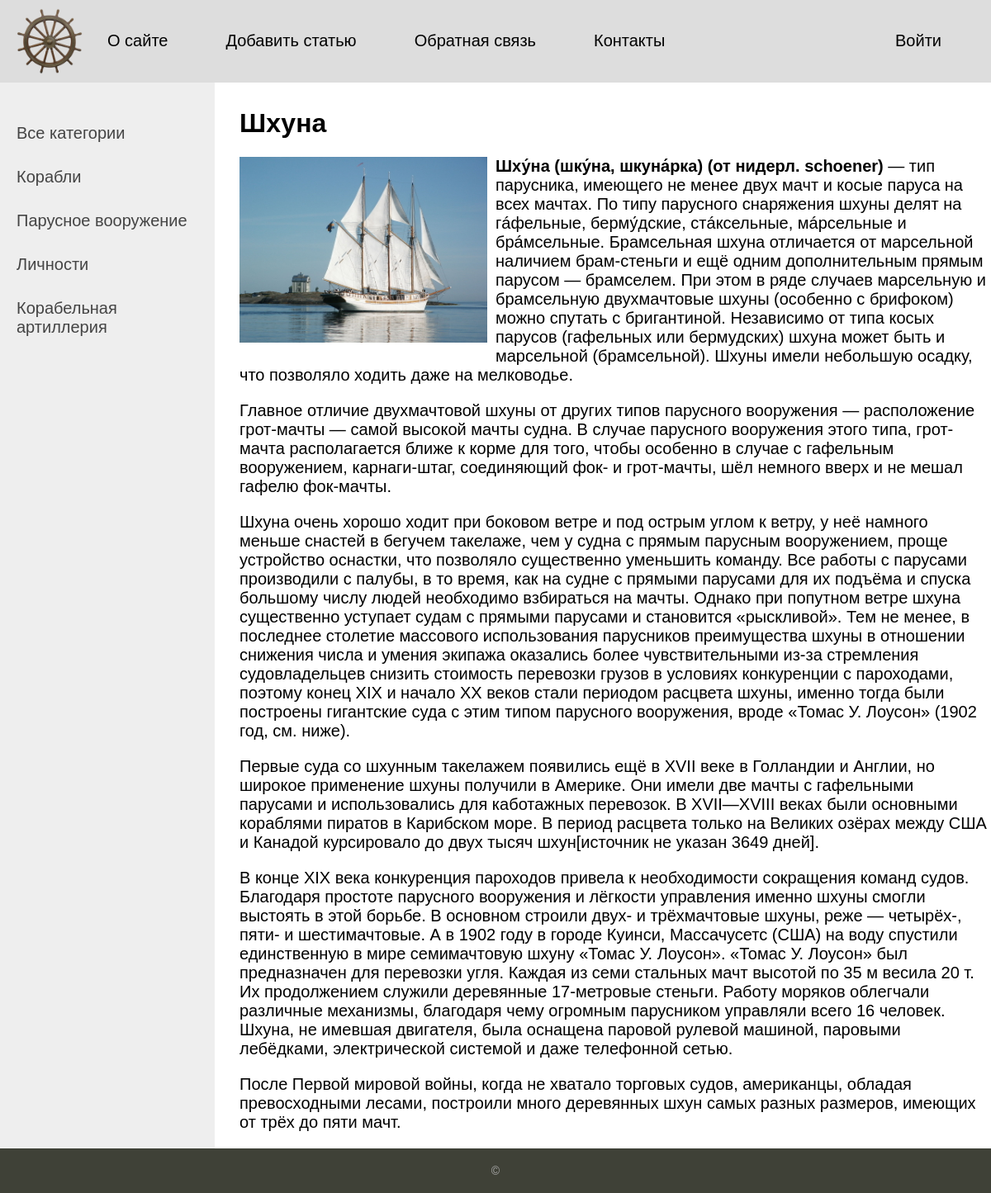
/post/schoona/, run on the app's committed database.
### wiki/models.py (models this page shows, shortened)
class Category (models.Model):
    name = models.CharField(max_length=100, db_index=True, verbose_name='Категория')
    slug = models.SlugField(max_length=255, unique=True, db_index=True, verbose_name="URL")
    description = models.TextField(blank=True, verbose_name='Описание категории')
    def get_absolute_url(self):
        return reverse('category', kwargs={'cat_slug': self.slug})
    class Meta:
        verbose_name = 'Категорию'
        verbose_name_plural = 'Категории'
        ordering = ['id']

class Wiki(models.Model):
    title = models.CharField(max_length=255, verbose_name='Заголовок')
    slug = models.SlugField(max_length=255, unique=True, db_index=True, verbose_name="URL")
    content = models.TextField(blank=True, verbose_name='Текст статьи')
    photo = models.ImageField(upload_to="photos/%Y/%m/%d/", verbose_name='Фото')
    time_create = models.DateTimeField(auto_now_add=True, verbose_name='Время создания')
    time_update = models.DateTimeField(auto_now=True, verbose_name='Время изменения')
    is_published = models.BooleanField(default=True, verbose_name='Публикация')
    cat = models.ForeignKey('Category', on_delete=models.PROTECT, verbose_name='Категория')
    def __str__(self):
        return self.title
    class Meta:
        verbose_name = 'База знаний'
        verbose_name_plural = 'База знаний'
        ordering = ['time_create', 'title']

### wiki/views.py (the view)
# urls.py: path('post/<slug:post_slug>/', ShowPost.as_view(), name='post'),
class ShowPost(DetailView):
    model = Wiki
    template_name = 'wiki/post.html'
    slug_url_kwarg = 'post_slug'
    context_object_name = 'post'
    def get_context_data(self, *, object_list=None, **kwargs):
        context = super().get_context_data(**kwargs)
        context['menu'] = menu
        context['title'] = context['post']
        return context

### wiki/templatetags/wiki_tags.py (called while the page is built)
@register.inclusion_tag('wiki/list_categories.html')
def show_categories(sort=None, cat_selected=0):
    if not sort:
        cats = Category.objects.all()
    else:
        cats = Category.objects.order_by(sort)
    return {'cats': cats, 'cat_selected':cat_selected}

### wiki/templates/wiki/post.html
{% extends 'wiki/base.html' %}
{% block content %}
<h1>{{post.title}}</h1>
{% if post.photo %}
<p><img class="img-article-left" src="{{post.photo.url}}" /></p>
{% endif %}
{% autoescape off %}
{{post.content|linebreaks}}
{% endautoescape %}
{% endblock %}

### wiki/templates/wiki/list_categories.html
{% for c in cats %}
         <li><a href="{{ c.get_absolute_url }}">{{c.name}}</a></li>
{% endfor %}

### wiki/static/wiki/css/styles.css (style rules this page uses)
html, body { margin: 0; padding: 0; font-family: Sans-serif, Arial, Tahoma; }
body { background-color: #fff; display: flex; justify-content: center; }
a { color: #0059b2; text-decoration: none; }
img { max-width: 600px; height: auto; }
img.img-article-left { max-width: 300px; height: auto; float: left; padding: 0 10px 10px 0; }
.left-chapters ul li { margin: 30px 0 0 0; color: #999; }
.left-chapters ul li a { color: #444; text-decoration: none; }
.content-text h1 { font-size: 32px; }

### data on the page
Category: name "Корабли"
Category: name "Парусное вооружение"
Category: name "Личности"
Category: name "Корабельная артиллерия"
Wiki: title "Шхуна", photo (picture), content "Шху́на (шку́на, шкуна́рка) (от нидерл. sсhоenеr) — тип парусника, имеющего не менее двух мачт и косые паруса на всех мачтах. По типу парусного снаряжения шхуны делят на гáфельные, берму́дские, стáксельные, мáрсельные и брáмсельные. Брамсельная шхуна отличается от марсельной наличием брам-стеньги и ещё одним дополнительным прямым парусом — брамселем. При этом в ряде случаев марсельную и брамсельную двухмачтовые шхуны (особенно с брифоком) можно спутать с бригантиной. Независимо от типа косых парусов (гафельных или бермудских) шхуна может быть и марсельной (брамсельной). Шхуны имели небольшую осадку, что позволяло ходить даже на мелководье. Главное отличие двухмачтовой шхуны от других типов…"

### other printed values
{{ m.title }} "О сайте" "Добавить статью" "Обратная связь" "Контакты"
{{ m.title }} "Войти"
